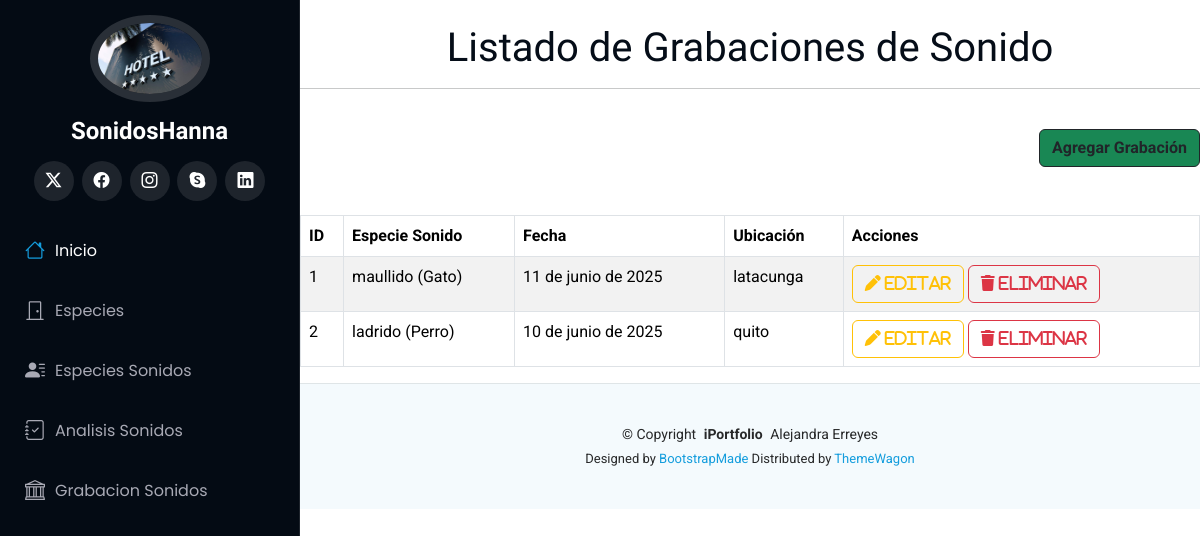
/grabacionsonido/, run on the app's committed database.
### Aplicaciones/GrabacionSonidos/models.py (models this page shows, shortened)
class GrabacionSonido(models.Model):
    id = models.AutoField(primary_key=True)
    especie_sonido = models.ForeignKey(EspecieSonido, on_delete=models.CASCADE)
    fecha = models.DateField()
    ubicacion = models.CharField(max_length=100)
    archivo_audio = models.FileField(upload_to='audios/', null=True, blank=True)

### Aplicaciones/EspeciesSonidos/models.py (models this page shows, shortened)
class EspecieSonido(models.Model):
    id = models.AutoField(primary_key=True)
    especie = models.ForeignKey(Especie, on_delete=models.CASCADE)
    tipo_sonido = models.CharField(max_length=100)
    descripcion = models.TextField()
    pdf_estudio = models.FileField(upload_to='pdf_estudios/', null=True, blank=True)

### Aplicaciones/Especies/models.py (models this page shows, shortened)
class Especie(models.Model):
    id = models.AutoField(primary_key=True)
    nombre = models.CharField(max_length=100)
    tipo_especie = models.CharField(max_length=100)

### Aplicaciones/GrabacionSonidos/views.py (the view)
# urls.py: path('', views.inicioGrabacionSonido),
def inicioGrabacionSonido(request):
    grabaciones = GrabacionSonido.objects.all()
    return render(request, "inicioGrabacionSonido.html", {'grabaciones': grabaciones})

### Aplicaciones/GrabacionSonidos/templates/inicioGrabacionSonido.html (shortened to what this page needs)
{% extends './plantilla.html' %}
{% block contenido %}
<br>
<h1 style="text-align: center;">Listado de Grabaciones de Sonido</h1>
<hr>
<br>
<div class="text-end">
    <a href="nuevaGrabacionSonido" class="btn btn-dark bg-success text-dark"><b>Agregar Grabación</b></a>
</div>
<br><br>
<table class="table table-bordered table-striped table-hover">
    <thead class="bg-success">
        <tr>
            <th>ID</th>
            <th>Especie Sonido</th>
            <th>Fecha</th>
            <th>Ubicación</th>
            <th>Acciones</th>
        </tr>
    </thead>
    <tbody>
        {% for grabacion in grabaciones %}
        <tr>
            <td>{{ grabacion.id }}</td>
            <td>{{ grabacion.especie_sonido.tipo_sonido }} ({{ grabacion.especie_sonido.especie.nombre }})</td>
            <td>{{ grabacion.fecha }}</td>
            <td>{{ grabacion.ubicacion }}</td>
            <td>
                <a href="editarGrabacionSonido/{{ grabacion.id }}" class="btn btn-outline-warning">
                    <i class="fa fa-pen"> editar</i>
                </a>
                <a href="#" class="btn btn-outline-danger" onclick="confirmarEliminacion('{{ grabacion.id }}')">
                    <i class="fa fa-trash"> eliminar</i>
                </a>
            </td>
        </tr>
        {% endfor %}
    </tbody>
</table>
{% endblock %}

### SonidosAE/static/plantilla/Portafolio/assets/css/main.css (style rules this page uses)
:root { --default-font: "Roboto", system-ui, -apple-system, "Segoe UI", Roboto, "Helvetica Neue", Arial, "Noto Sans", "Liberation Sans", sans-serif, "Apple Color Emoji", "Segoe UI Emoji", "Segoe UI Symbol", "Noto Color Emoji"; --heading-font: "Raleway", sans-serif; --nav-font: "Poppins", sans-serif; }
:root { --background-color: #ffffff; --default-color: #272829; --heading-color: #050d18; --accent-color: #149ddd; --surface-color: #ffffff; --contrast-color: #ffffff; }
:root { --nav-color: #a8a9b4; --nav-hover-color: #ffffff; --nav-mobile-background-color: #040b14; --nav-dropdown-background-color: #040b14; --nav-dropdown-color: #a8a9b4; --nav-dropdown-hover-color: #ffffff; }
:root { scroll-behavior: smooth; }
body { color: var(--default-color); background-color: var(--background-color); font-family: var(--default-font); }
a { color: var(--accent-color); text-decoration: none; transition: 0.3s; }
h1, h2, h3, h4, h5, h6 { color: var(--heading-color); font-family: var(--heading-font); }

### data on the page
GrabacionSonido: id "1", especie_sonido.tipo_sonido "maullido", especie_sonido.especie.nombre "Gato", fecha "11 de junio de 2025", ubicacion "latacunga"
GrabacionSonido: id "2", especie_sonido.tipo_sonido "ladrido", especie_sonido.especie.nombre "Perro", fecha "10 de junio de 2025", ubicacion "quito"
